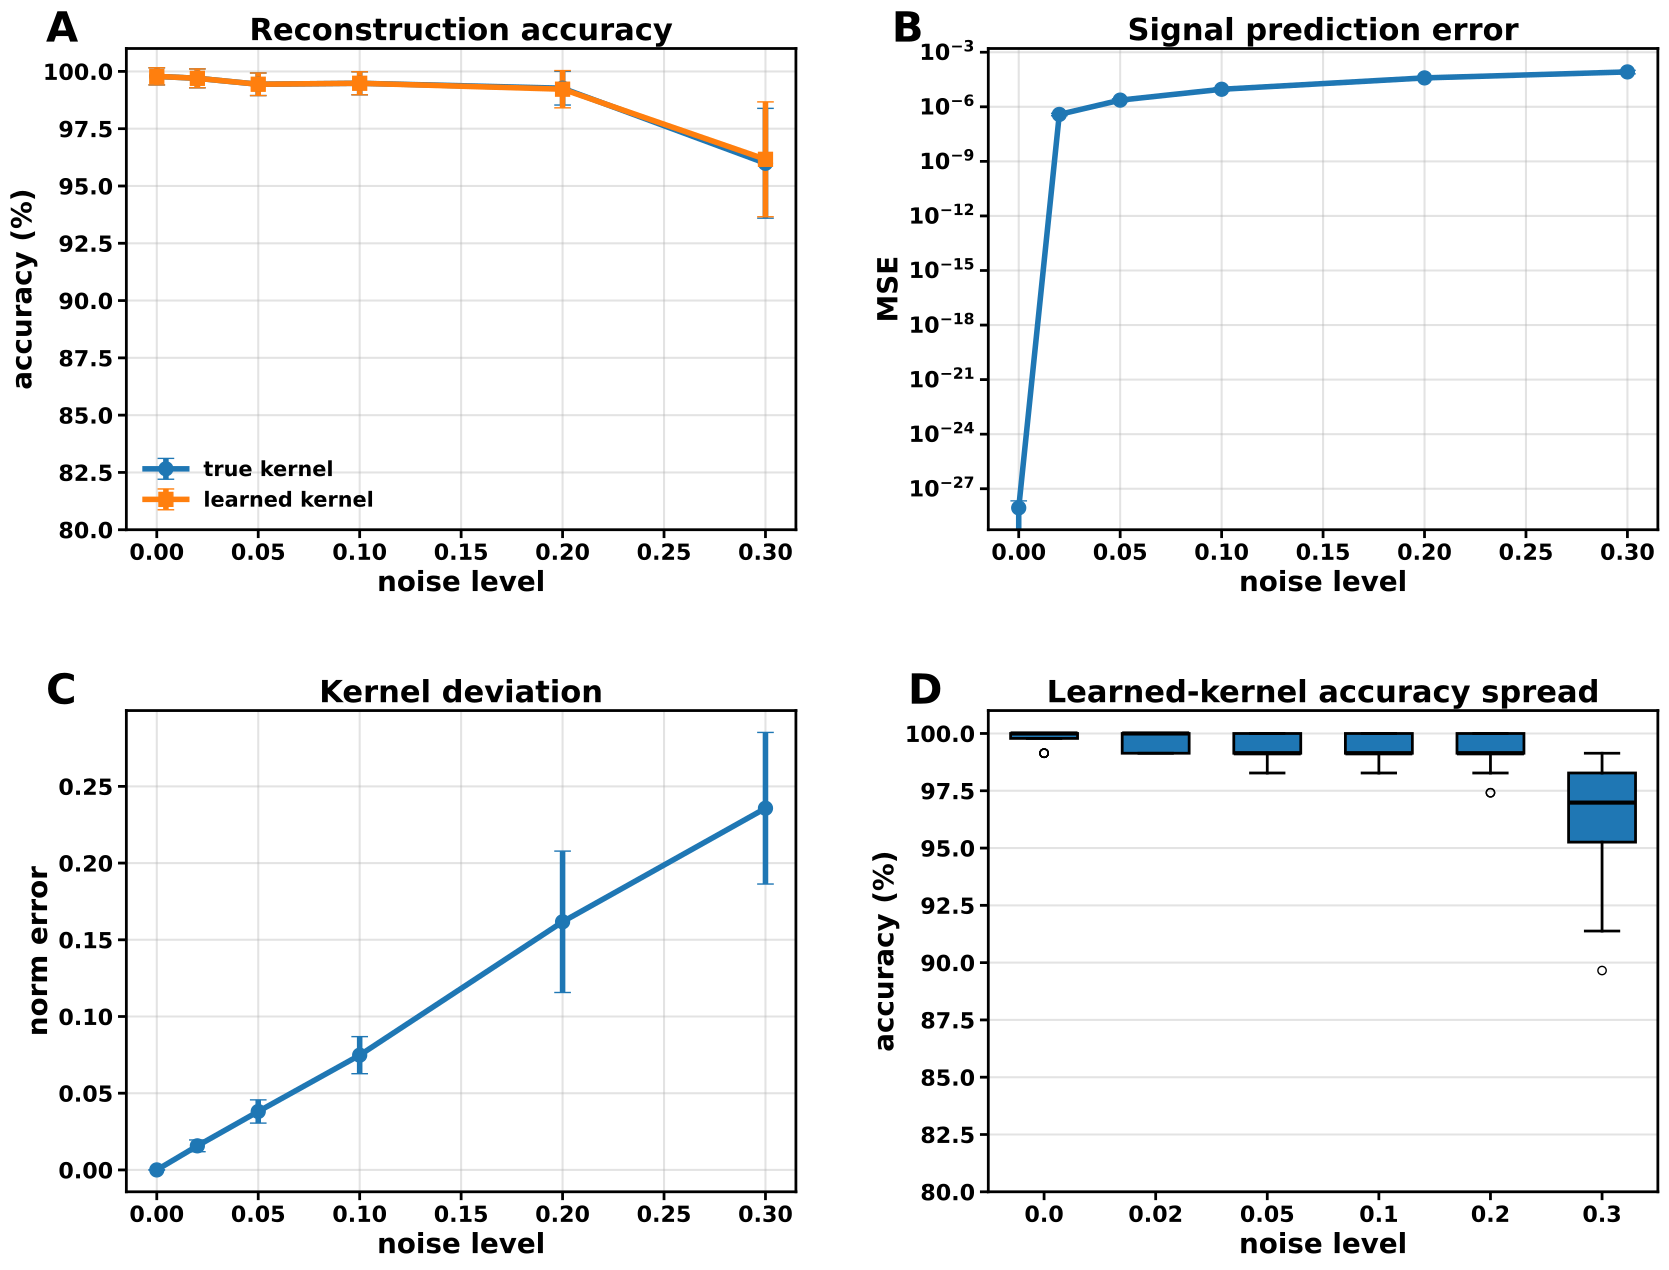

Write Python code to recreate this figure.
"""
Gera Figura 4 do paper:
Robustez ao ruído do modelo Toeplitz multicanal.

Painéis:
A - Acurácia vs ruído
B - Erro de predição do sinal vs ruído
C - Diferença entre kernel verdadeiro e aprendido
D - Distribuição de acurácia por nível de ruído

Saídas:
figure_4_noise_robustness.svg
figure_4_noise_robustness.png
figure_4_noise_robustness_data.npz
"""

import numpy as np
import matplotlib.pyplot as plt
from itertools import product

plt.rcParams.update({
    "font.size": 18,
    "font.weight": "bold",
    "axes.labelweight": "bold",
    "axes.titleweight": "bold",
    "svg.fonttype": "none",
})


BASES = ["A", "T", "G", "C"]
BASE_TO_IDX = {b: i for i, b in enumerate(BASES)}

SEED = 7

N_TEST = 120
TRAIN_LEN = 150
NUM_TRAIN = 150

K = 5
C = 3

NOISE_LEVELS = [0.00, 0.02, 0.05, 0.10, 0.20, 0.30]
REPEATS = 20

TRUE_KERNEL = np.random.default_rng(SEED).random((K, 4, C))


def add_panel_label(ax, label):
    ax.text(
        -0.12, 1.08, label,
        transform=ax.transAxes,
        fontsize=30,
        fontweight="bold",
        va="top",
        ha="left"
    )


def generate_random_dna(n, rng):
    return "".join(rng.choice(BASES, size=n))


def one_hot_dna(seq):
    X = np.zeros((len(seq), 4))
    for i, b in enumerate(seq):
        X[i, BASE_TO_IDX[b]] = 1
    return X


def generate_signal(seq, kernel, noise=0.0, rng=None):
    if rng is None:
        rng = np.random.default_rng()

    X = one_hot_dna(seq)
    k, _, c = kernel.shape
    pad = k // 2

    Xpad = np.pad(X, ((pad, pad), (0, 0)), mode="constant")

    signal = []
    for i in range(len(seq)):
        window = Xpad[i:i + k]
        value = np.zeros(c)

        for ch in range(c):
            value[ch] = np.sum(window * kernel[:, :, ch])

        signal.append(value)

    signal = np.array(signal)

    if noise > 0:
        signal += rng.normal(0, noise, size=signal.shape)

    return signal


def build_design_matrix(seq, k):
    X = one_hot_dna(seq)
    pad = k // 2
    Xpad = np.pad(X, ((pad, pad), (0, 0)), mode="constant")

    rows = []

    for i in range(len(seq)):
        rows.append(Xpad[i:i + k].flatten())

    return np.array(rows)


def learn_kernel_from_data(seqs, signals, k, c):
    A_all = []
    Y_all = []

    for seq, sig in zip(seqs, signals):
        A_all.append(build_design_matrix(seq, k))
        Y_all.append(sig)

    A_all = np.vstack(A_all)
    Y_all = np.vstack(Y_all)

    W, _, _, _ = np.linalg.lstsq(A_all, Y_all, rcond=None)

    return W.reshape(k, 4, c)


def train_kernel(noise, rng):
    seqs = []
    signals = []

    for _ in range(NUM_TRAIN):
        seq = generate_random_dna(TRAIN_LEN, rng)
        sig = generate_signal(seq, TRUE_KERNEL, noise=noise, rng=rng)
        seqs.append(seq)
        signals.append(sig)

    return learn_kernel_from_data(seqs, signals, K, C)


def kmer_signal(kmer, kernel):
    X = one_hot_dna(kmer)
    _, _, c = kernel.shape

    out = np.zeros(c)

    for ch in range(c):
        out[ch] = np.sum(X * kernel[:, :, ch])

    return out


def decode_signal_viterbi(signal, kernel):
    k = kernel.shape[0]
    pad = k // 2

    all_kmers = ["".join(p) for p in product(BASES, repeat=k)]
    kmer_values = {km: kmer_signal(km, kernel) for km in all_kmers}

    def score(km, s):
        diff = kmer_values[km] - s
        return np.sum(diff ** 2)

    dp = [{} for _ in range(len(signal))]
    back = [{} for _ in range(len(signal))]

    for km in all_kmers:
        dp[0][km] = score(km, signal[0])
        back[0][km] = None

    for t in range(1, len(signal)):
        for km in all_kmers:
            prefix = km[:-1]

            best_prev = None
            best_score = float("inf")

            for prev in all_kmers:
                if prev[1:] == prefix:
                    val = dp[t - 1][prev] + score(km, signal[t])
                    if val < best_score:
                        best_score = val
                        best_prev = prev

            dp[t][km] = best_score
            back[t][km] = best_prev

    last = min(dp[-1], key=dp[-1].get)

    path = [last]

    for t in range(len(signal) - 1, 0, -1):
        last = back[t][last]
        path.append(last)

    path = path[::-1]

    seq = path[0]

    for km in path[1:]:
        seq += km[-1]

    return seq[pad:pad + len(signal)]


def accuracy(real, pred):
    return np.mean([a == b for a, b in zip(real, pred)])


def signal_prediction_mse(seq, true_kernel, learned_kernel):
    s_true = generate_signal(seq, true_kernel, noise=0.0, rng=np.random.default_rng(1))
    s_pred = generate_signal(seq, learned_kernel, noise=0.0, rng=np.random.default_rng(2))
    return np.mean((s_true - s_pred) ** 2)


def evaluate_noise():
    pad = K // 2

    acc_true_all = []
    acc_learned_all = []
    signal_mse_all = []
    kernel_error_all = []

    for noise in NOISE_LEVELS:
        print(f"Ruído={noise:.2f}")

        acc_true_reps = []
        acc_learned_reps = []
        signal_mse_reps = []
        kernel_error_reps = []

        for rep in range(REPEATS):
            rng = np.random.default_rng(SEED + rep + int(noise * 10000))

            learned = train_kernel(noise, rng)

            dna = generate_random_dna(N_TEST, rng)
            signal = generate_signal(dna, TRUE_KERNEL, noise=noise, rng=rng)

            pred_true = decode_signal_viterbi(signal, TRUE_KERNEL)
            pred_learned = decode_signal_viterbi(signal, learned)

            acc_true = accuracy(dna[pad:-pad], pred_true[pad:-pad])
            acc_learned = accuracy(dna[pad:-pad], pred_learned[pad:-pad])

            sig_mse = signal_prediction_mse(dna, TRUE_KERNEL, learned)
            kernel_error = np.linalg.norm(TRUE_KERNEL - learned)

            acc_true_reps.append(acc_true)
            acc_learned_reps.append(acc_learned)
            signal_mse_reps.append(sig_mse)
            kernel_error_reps.append(kernel_error)

        acc_true_all.append(acc_true_reps)
        acc_learned_all.append(acc_learned_reps)
        signal_mse_all.append(signal_mse_reps)
        kernel_error_all.append(kernel_error_reps)

        print(
            f"  true={np.mean(acc_true_reps):.2%}, "
            f"learned={np.mean(acc_learned_reps):.2%}, "
            f"signal_mse={np.mean(signal_mse_reps):.3e}"
        )

    return (
        np.array(acc_true_all),
        np.array(acc_learned_all),
        np.array(signal_mse_all),
        np.array(kernel_error_all)
    )


def panel_accuracy(ax, acc_true, acc_learned):
    add_panel_label(ax, "A")

    x = np.array(NOISE_LEVELS)

    true_mean = np.mean(acc_true, axis=1) * 100
    true_std = np.std(acc_true, axis=1) * 100

    learned_mean = np.mean(acc_learned, axis=1) * 100
    learned_std = np.std(acc_learned, axis=1) * 100

    ax.errorbar(
        x,
        true_mean,
        yerr=true_std,
        marker="o",
        linewidth=4,
        markersize=10,
        capsize=6,
        label="true kernel"
    )

    ax.errorbar(
        x,
        learned_mean,
        yerr=learned_std,
        marker="s",
        linewidth=4,
        markersize=10,
        capsize=6,
        label="learned kernel"
    )

    ax.set_title("Reconstruction accuracy", fontsize=22, fontweight="bold")
    ax.set_xlabel("noise level", fontsize=20, fontweight="bold")
    ax.set_ylabel("accuracy (%)", fontsize=20, fontweight="bold")

    ax.set_ylim(80, 101)
    ax.grid(True, linewidth=1.5, alpha=0.35)

    ax.legend(frameon=False, prop={"weight": "bold", "size": 15})

    ax.tick_params(axis="both", labelsize=16, width=2, length=6)

    for label in ax.get_xticklabels() + ax.get_yticklabels():
        label.set_fontweight("bold")

    for spine in ax.spines.values():
        spine.set_linewidth(2)


def panel_signal_mse(ax, signal_mse):
    add_panel_label(ax, "B")

    x = np.array(NOISE_LEVELS)
    mean = np.mean(signal_mse, axis=1)
    std = np.std(signal_mse, axis=1)

    ax.errorbar(
        x,
        mean,
        yerr=std,
        marker="o",
        linewidth=4,
        markersize=10,
        capsize=6
    )

    ax.set_yscale("log")

    ax.set_title("Signal prediction error", fontsize=22, fontweight="bold")
    ax.set_xlabel("noise level", fontsize=20, fontweight="bold")
    ax.set_ylabel("MSE", fontsize=20, fontweight="bold")

    ax.grid(True, linewidth=1.5, alpha=0.35)

    ax.tick_params(axis="both", labelsize=16, width=2, length=6)

    for label in ax.get_xticklabels() + ax.get_yticklabels():
        label.set_fontweight("bold")

    for spine in ax.spines.values():
        spine.set_linewidth(2)


def panel_kernel_error(ax, kernel_error):
    add_panel_label(ax, "C")

    x = np.array(NOISE_LEVELS)
    mean = np.mean(kernel_error, axis=1)
    std = np.std(kernel_error, axis=1)

    ax.errorbar(
        x,
        mean,
        yerr=std,
        marker="o",
        linewidth=4,
        markersize=10,
        capsize=6
    )

    ax.set_title("Kernel deviation", fontsize=22, fontweight="bold")
    ax.set_xlabel("noise level", fontsize=20, fontweight="bold")
    ax.set_ylabel("norm error", fontsize=20, fontweight="bold")

    ax.grid(True, linewidth=1.5, alpha=0.35)

    ax.tick_params(axis="both", labelsize=16, width=2, length=6)

    for label in ax.get_xticklabels() + ax.get_yticklabels():
        label.set_fontweight("bold")

    for spine in ax.spines.values():
        spine.set_linewidth(2)


def panel_boxplot(ax, acc_learned):
    add_panel_label(ax, "D")

    data = [100 * row for row in acc_learned]

    bp = ax.boxplot(
        data,
        labels=[str(x) for x in NOISE_LEVELS],
        patch_artist=True,
        widths=0.6
    )

    for box in bp["boxes"]:
        box.set_linewidth(2)

    for median in bp["medians"]:
        median.set_linewidth(3)
        median.set_color("black")

    for whisker in bp["whiskers"]:
        whisker.set_linewidth(2)

    for cap in bp["caps"]:
        cap.set_linewidth(2)

    ax.set_title("Learned-kernel accuracy spread", fontsize=22, fontweight="bold")
    ax.set_xlabel("noise level", fontsize=20, fontweight="bold")
    ax.set_ylabel("accuracy (%)", fontsize=20, fontweight="bold")

    ax.set_ylim(80, 101)

    ax.grid(True, axis="y", linewidth=1.5, alpha=0.35)

    ax.tick_params(axis="both", labelsize=16, width=2, length=6)

    for label in ax.get_xticklabels() + ax.get_yticklabels():
        label.set_fontweight("bold")

    for spine in ax.spines.values():
        spine.set_linewidth(2)


def main():
    acc_true, acc_learned, signal_mse, kernel_error = evaluate_noise()

    fig, axes = plt.subplots(2, 2, figsize=(18, 14))

    panel_accuracy(axes[0, 0], acc_true, acc_learned)
    panel_signal_mse(axes[0, 1], signal_mse)
    panel_kernel_error(axes[1, 0], kernel_error)
    panel_boxplot(axes[1, 1], acc_learned)

    plt.tight_layout(pad=3.0)

    plt.savefig(
        "figure_4_noise_robustness.svg",
        format="svg",
        dpi=600,
        bbox_inches="tight"
    )

    plt.savefig(
        "figure_4_noise_robustness.png",
        format="png",
        dpi=600,
        bbox_inches="tight"
    )

    np.savez(
        "figure_4_noise_robustness_data.npz",
        noise_levels=np.array(NOISE_LEVELS),
        acc_true=acc_true,
        acc_learned=acc_learned,
        signal_mse=signal_mse,
        kernel_error=kernel_error
    )

    print("\nArquivos salvos:")
    print("figure_4_noise_robustness.svg")
    print("figure_4_noise_robustness.png")
    print("figure_4_noise_robustness_data.npz")


if __name__ == "__main__":
    main()
